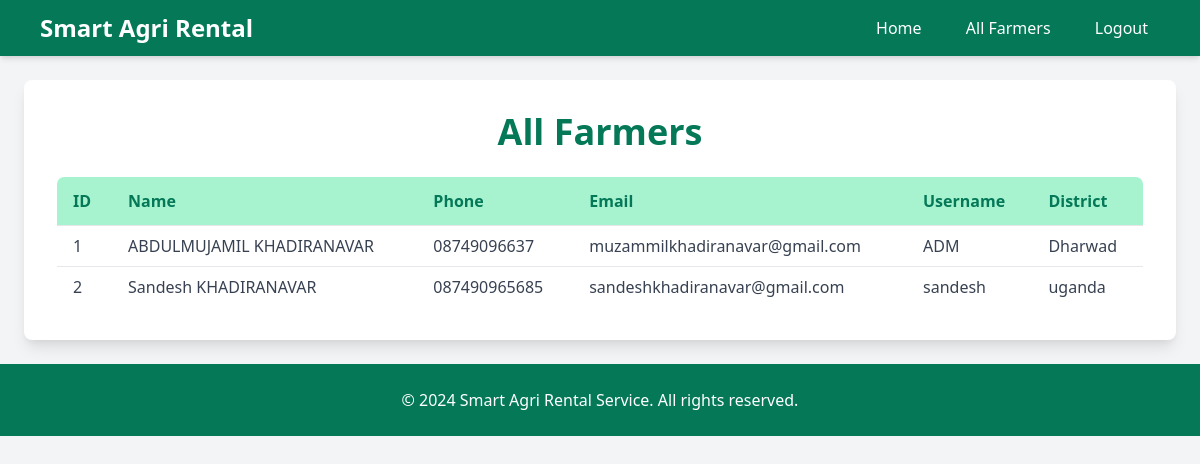
Screenshot of /allfarmers with the database file from the repository.
### tables this page shows
CREATE TABLE agriuser (
                        id INTEGER AUTO INCREMENT,
                        name TEXT NOT NULL,
                        phono TEXT NOT NULL,
                        email TEXT NOT NULL,
                        username TEXT NOT NULL UNIQUE,
                        password TEXT NOT NULL,
                        district TEXT NOT NULL);

### app.py (the view)
@app.route('/allfarmers', methods=['GET'])
def all_farmers():
    with sql.connect("agricultureuser.db") as con:
        cur = con.cursor()
        cur.execute("SELECT * FROM agriuser")
        farmers = cur.fetchall()
    return render_template('allfarmers.html', farmers=farmers)

### templates/allfarmers.html (shortened to what this page needs)
<!DOCTYPE html>
<html lang="en">
<head>
    <link href="https://cdn.jsdelivr.net/npm/tailwindcss@2.2.19/dist/tailwind.min.css" rel="stylesheet">
</head>
<body class="bg-gray-100">
    <nav class="bg-green-700 shadow-md">
        <div class="max-w-6xl mx-auto px-4 py-3 flex justify-between items-center">
            <div class="text-white text-2xl font-bold">Smart Agri Rental</div>
            <div class="space-x-4">
                <a href="/" class="text-white hover:bg-green-600 px-3 py-2 rounded transition">Home</a>
                <a href="/allfarmers" class="text-white hover:bg-green-600 px-3 py-2 rounded transition">All Farmers</a>
                <a href="/logout" class="text-white hover:bg-green-600 px-3 py-2 rounded transition">Logout</a>
            </div>
        </div>
    </nav>
    <div class="max-w-6xl mx-auto p-8 mt-6 bg-white rounded-lg shadow-lg">
        <h2 class="text-4xl font-bold text-center text-green-700 mb-6">All Farmers</h2>
        <table class="min-w-full bg-white border border-gray-300 rounded-lg overflow-hidden">
            <thead>
                <tr class="bg-green-200">
                    <th class="py-3 px-4 border-b text-left text-green-700 font-semibold">ID</th>
                    <th class="py-3 px-4 border-b text-left text-green-700 font-semibold">Name</th>
                    <th class="py-3 px-4 border-b text-left text-green-700 font-semibold">Phone</th>
                    <th class="py-3 px-4 border-b text-left text-green-700 font-semibold">Email</th>
                    <th class="py-3 px-4 border-b text-left text-green-700 font-semibold">Username</th>
                    <th class="py-3 px-4 border-b text-left text-green-700 font-semibold">District</th>
                </tr>
            </thead>
            <tbody>
                {% for farmer in farmers %}
                <tr class="hover:bg-green-100 transition duration-200">
                    <td class="py-2 px-4 border-b text-gray-700">{{ farmer[0] }}</td>
                    <td class="py-2 px-4 border-b text-gray-700">{{ farmer[1] }}</td>
                    <td class="py-2 px-4 border-b text-gray-700">{{ farmer[2] }}</td>
                    <td class="py-2 px-4 border-b text-gray-700">{{ farmer[3] }}</td>
                    <td class="py-2 px-4 border-b text-gray-700">{{ farmer[4] }}</td>
                    <td class="py-2 px-4 border-b text-gray-700">{{ farmer[6] }}</td>
                </tr>
                {% endfor %}
            </tbody>
        </table>
    </div>
    <footer class="bg-green-700 py-6 mt-6">
        <div class="max-w-6xl mx-auto text-center text-white">
            <p>&copy; 2024 Smart Agri Rental Service. All rights reserved.</p>
        </div>
    </footer>
</body>
</html>

### rows the page displays
agriuser: id "1", name "ABDULMUJAMIL KHADIRANAVAR", phono "08749096637", email "muzammilkhadiranavar@gmail.com", username "ADM", district "Dharwad"
agriuser: id "2", name "Sandesh KHADIRANAVAR", phono "087490965685", email "sandeshkhadiranavar@gmail.com", username "sandesh", district "uganda"
